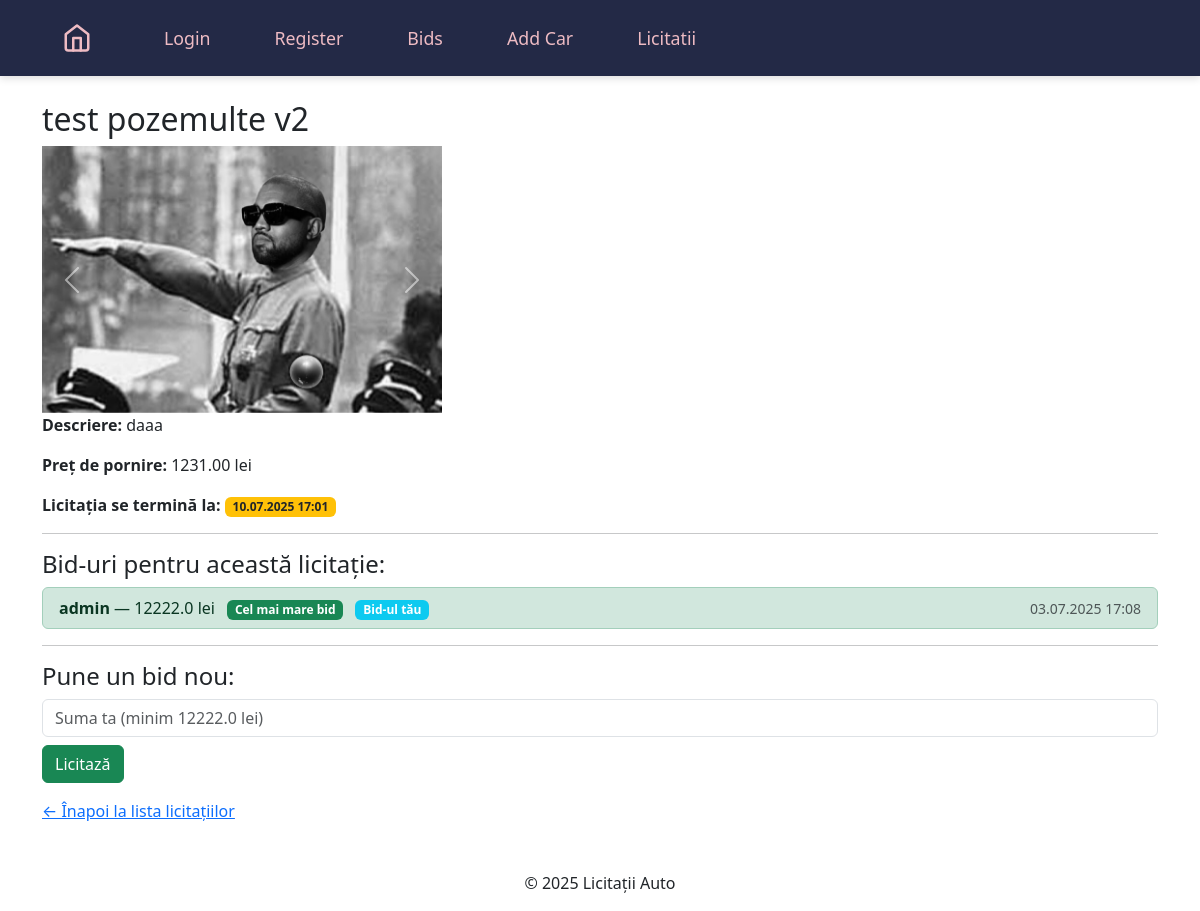
The page /auction/6/ (signed in) on the database its author committed.
### auctions/models.py (models this page shows, shortened)
class Auction(models.Model):
    car = models.ForeignKey(Car, related_name='auctions', on_delete=models.CASCADE)
    start_time = models.DateTimeField(default=timezone.now)
    end_time = models.DateTimeField()
    is_active = models.BooleanField(default=True)
    id = models.AutoField(primary_key=True)

class Car(models.Model):
    name = models.CharField(max_length=100)
    description = models.TextField()
    price = models.DecimalField(max_digits=10, decimal_places=2)
    image = models.ImageField(upload_to='media/')
    created_at = models.DateTimeField(default=timezone.now)
    updated_at = models.DateTimeField(auto_now=True)

class CarImage(models.Model):
    car = models.ForeignKey(Car, on_delete=models.CASCADE, related_name='images')
    image = models.ImageField(upload_to='media/')
    uploaded_at = models.DateTimeField(auto_now_add=True)

class Bid(models.Model):
    auction = models.ForeignKey(Auction, related_name='bids', on_delete=models.CASCADE)
    car = models.ForeignKey(Car, related_name='bids', on_delete=models.CASCADE)
    user = models.ForeignKey(User, on_delete=models.CASCADE)
    amount = models.FloatField()
    created_at = models.DateTimeField(auto_now_add=True)

### auctions/views.py (the view)
# urls.py: path('auction/<int:auction_id>/', views.auction_detail, name='auction_detail'),  # Detail view of a specific auction
def auction_detail(request, auction_id):
    auction = get_object_or_404(Auction, id=auction_id)
    bids = Bid.objects.filter(car=auction.car).order_by('-amount')
    return render(request, "auctions/auction_detail.html", {
        "auction": auction,
        "bids": bids,
    })

### templates/auctions/auction_detail.html (shortened to what this page needs)
{% extends "main.html" %}
{% block content %}
  <h2>{{ auction.car.name }}</h2>
  {% if auction.car.images.all %}
    <div id="carCarousel" class="carousel slide" data-bs-ride="carousel" style="max-width:400px;">
      <div class="carousel-inner">
        {% for img in auction.car.images.all %}
          <div class="carousel-item {% if forloop.first %}active{% endif %}">
            <img src="{{ img.image.url }}" class="d-block w-100" alt="Imagine {{ auction.car.name }}">
          </div>
        {% endfor %}
      </div>
      <button class="carousel-control-prev" type="button" data-bs-target="#carCarousel" data-bs-slide="prev">
        <span class="carousel-control-prev-icon" aria-hidden="true"></span>
      </button>
      <button class="carousel-control-next" type="button" data-bs-target="#carCarousel" data-bs-slide="next">
        <span class="carousel-control-next-icon" aria-hidden="true"></span>
      </button>
    </div>
  {% elif auction.car.image %}
    <img src="{{ auction.car.image.url }}" alt="Imagine {{ auction.car.name }}" style="max-width: 400px;">
  {% else %}
    <span style="color: #888;">Fără imagini</span>
  {% endif %}
  <p><strong>Descriere:</strong> {{ auction.car.description }}</p>
  <p><strong>Preț de pornire:</strong> {{ auction.car.price }} lei</p>
  <p><strong>Licitația se termină la:</strong> <span class="badge bg-warning text-dark">{{ auction.end_time|date:"d.m.Y H:i" }}</span></p>
  <hr>
  <h4>Bid-uri pentru această licitație:</h4>
  {% if bids %}
    <ul class="list-group mb-3">
      {% for bid in bids %}
        <li class="list-group-item d-flex justify-content-between align-items-center {% if forloop.first %}list-group-item-success{% endif %}">
          <span>
            <strong>{{ bid.user.username }}</strong> — {{ bid.amount }} lei
            {% if forloop.first %}<span class="badge bg-success ms-2">Cel mai mare bid</span>{% endif %}
            {% if user.is_authenticated and bid.user == user %}<span class="badge bg-info ms-2">Bid-ul tău</span>{% endif %}
          </span>
          <small class="text-muted">{{ bid.created_at|date:"d.m.Y H:i" }}</small>
        </li>
      {% endfor %}
    </ul>
  {% else %}
    <p>Nu există încă bid-uri pentru această licitație.</p>
  {% endif %}
  <hr>
  {% if user.is_authenticated %}
    {% if auction.is_active %}
      <h4>Pune un bid nou:</h4>
      <form method="post" action="{% url 'place_bid' auction.id %}">
        <div class="mb-2">
          <input type="number"
                 name="amount"
                 step="0.01"
                 min="{{ bids.0.amount|default:auction.car.price }}"
                 class="form-control"
                 required
                 placeholder="Suma ta (minim {{ bids.0.amount|default:auction.car.price }} lei)">
        </div>
        <button type="submit" class="btn btn-success">Licitază</button>
      </form>
    {% else %}
      <div class="alert alert-secondary mt-3">
        Licitația s-a încheiat.
      </div>
    {% endif %}
  {% else %}
    <p><a href="{% url 'login' %}">Loghează-te</a> ca să poți licita.</p>
  {% endif %}
  <div class="mt-3">
    <a href="{% url 'auction_list' %}">&larr; Înapoi la lista licitațiilor</a>
  </div>
{% endblock %}

### rows shown on the page
Auction: car.name "test pozemulte v2", car.description "daaa", car.price "1231.00", end_time "10.07.2025 17:01"
CarImage: image (picture)
Bid: user.username "admin", amount "12222.0", shows "Bid-ul tău", created_at "03.07.2025 17:08", amount "Suma ta (minim 12222.0 lei)"
